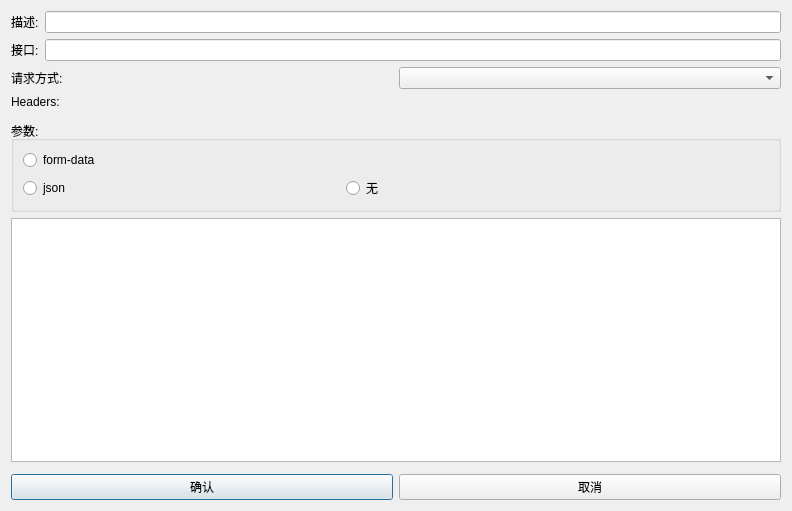
<?xml version="1.0" encoding="UTF-8"?>
<ui version="4.0">
 <class>ApiConfigDialog</class>
 <widget class="QDialog" name="ApiConfigDialog">
  <property name="geometry">
   <rect>
    <x>0</x>
    <y>0</y>
    <width>792</width>
    <height>511</height>
   </rect>
  </property>
  <property name="windowTitle">
   <string>Dialog</string>
  </property>
  <layout class="QVBoxLayout" name="verticalLayout_4">
   <item>
    <layout class="QHBoxLayout" name="horizontalLayout_3">
     <item>
      <widget class="QLabel" name="apiName">
       <property name="text">
        <string>描述:</string>
       </property>
      </widget>
     </item>
     <item>
      <widget class="QLineEdit" name="describe"/>
     </item>
    </layout>
   </item>
   <item>
    <layout class="QHBoxLayout" name="horizontalLayout_2">
     <item>
      <widget class="QLabel" name="label">
       <property name="text">
        <string>接口:</string>
       </property>
      </widget>
     </item>
     <item>
      <widget class="QLineEdit" name="url"/>
     </item>
    </layout>
   </item>
   <item>
    <layout class="QHBoxLayout" name="horizontalLayout_4">
     <item>
      <widget class="QLabel" name="label_2">
       <property name="text">
        <string>请求方式:</string>
       </property>
      </widget>
     </item>
     <item>
      <widget class="QComboBox" name="requestMethod">
       <property name="currentText">
        <string/>
       </property>
       <property name="currentIndex">
        <number>-1</number>
       </property>
      </widget>
     </item>
    </layout>
   </item>
   <item>
    <layout class="QVBoxLayout" name="verticalLayout_3">
     <item>
      <widget class="QLabel" name="label_4">
       <property name="text">
        <string>Headers:</string>
       </property>
      </widget>
     </item>
     <item>
      <widget class="QWidget" name="headersWidget" native="true"/>
     </item>
    </layout>
   </item>
   <item>
    <layout class="QVBoxLayout" name="verticalLayout_2">
     <item>
      <layout class="QVBoxLayout" name="verticalLayout">
       <item>
        <layout class="QHBoxLayout" name="horizontalLayout_5">
         <item>
          <widget class="QGroupBox" name="groupBox">
           <property name="title">
            <string>参数:</string>
           </property>
           <layout class="QGridLayout" name="gridLayout">
            <item row="0" column="0" colspan="3">
             <widget class="QRadioButton" name="paramFormData">
              <property name="minimumSize">
               <size>
                <width>100</width>
                <height>0</height>
               </size>
              </property>
              <property name="text">
               <string>form-data</string>
              </property>
             </widget>
            </item>
            <item row="1" column="0">
             <widget class="QRadioButton" name="paramJson">
              <property name="minimumSize">
               <size>
                <width>100</width>
                <height>0</height>
               </size>
              </property>
              <property name="text">
               <string>json</string>
              </property>
             </widget>
            </item>
            <item row="1" column="1">
             <widget class="QRadioButton" name="paramNone">
              <property name="minimumSize">
               <size>
                <width>100</width>
                <height>0</height>
               </size>
              </property>
              <property name="maximumSize">
               <size>
                <width>100</width>
                <height>16777215</height>
               </size>
              </property>
              <property name="text">
               <string>无</string>
              </property>
             </widget>
            </item>
           </layout>
          </widget>
         </item>
        </layout>
       </item>
      </layout>
     </item>
     <item>
      <widget class="QTextEdit" name="jsonEdit"/>
     </item>
     <item>
      <widget class="QWidget" name="paramWidget" native="true">
       <property name="minimumSize">
        <size>
         <width>0</width>
         <height>0</height>
        </size>
       </property>
      </widget>
     </item>
    </layout>
   </item>
   <item>
    <layout class="QHBoxLayout" name="horizontalLayout">
     <item>
      <widget class="QPushButton" name="ok">
       <property name="text">
        <string>确认</string>
       </property>
      </widget>
     </item>
     <item>
      <widget class="QPushButton" name="cancle">
       <property name="text">
        <string>取消</string>
       </property>
      </widget>
     </item>
    </layout>
   </item>
  </layout>
 </widget>
 <resources/>
 <connections/>
</ui>
